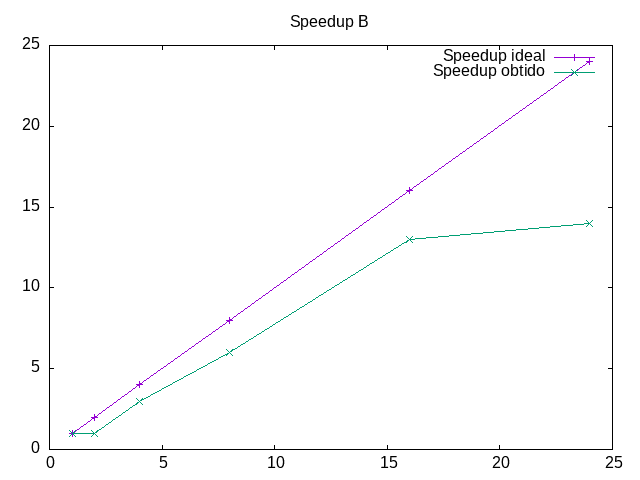

Recreate this plot in gnuplot.
# título do gráfico
set title "Speedup B"

# formato do arquivo de saída 
set term "png"

# arquivo de saída
set output "speedupB.png"

#  gráfico de linhas

plot "desempenhoB.txt" using 1:5 w linespoint title "Speedup ideal", \
     "desempenhoB.txt" using 1:6 w linespoint title "Speedup obtido"
